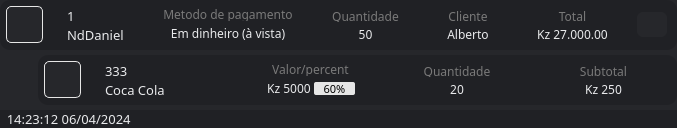
<?xml version="1.0" encoding="UTF-8"?>
<ui version="4.0">
 <class>Form</class>
 <widget class="QWidget" name="Form">
  <property name="geometry">
   <rect>
    <x>0</x>
    <y>0</y>
    <width>677</width>
    <height>125</height>
   </rect>
  </property>
  <property name="windowTitle">
   <string>Form</string>
  </property>
  <property name="styleSheet">
   <string notr="true">border-radius: 10px;
background-color: rgb(38, 39, 43);</string>
  </property>
  <layout class="QVBoxLayout" name="verticalLayout_3">
   <property name="spacing">
    <number>0</number>
   </property>
   <property name="leftMargin">
    <number>0</number>
   </property>
   <property name="topMargin">
    <number>0</number>
   </property>
   <property name="rightMargin">
    <number>0</number>
   </property>
   <property name="bottomMargin">
    <number>0</number>
   </property>
   <item>
    <widget class="QFrame" name="frame_registro">
     <property name="minimumSize">
      <size>
       <width>0</width>
       <height>50</height>
      </size>
     </property>
     <property name="maximumSize">
      <size>
       <width>16777215</width>
       <height>50</height>
      </size>
     </property>
     <property name="styleSheet">
      <string notr="true">QFrame{background-color: rgb(32, 33, 37);
border-radius:10px;}</string>
     </property>
     <property name="frameShape">
      <enum>QFrame::StyledPanel</enum>
     </property>
     <property name="frameShadow">
      <enum>QFrame::Raised</enum>
     </property>
     <layout class="QHBoxLayout" name="horizontalLayout_8">
      <property name="spacing">
       <number>19</number>
      </property>
      <property name="leftMargin">
       <number>6</number>
      </property>
      <property name="topMargin">
       <number>0</number>
      </property>
      <property name="rightMargin">
       <number>10</number>
      </property>
      <property name="bottomMargin">
       <number>0</number>
      </property>
      <item>
       <widget class="QPushButton" name="imagem_vendedor">
        <property name="minimumSize">
         <size>
          <width>37</width>
          <height>37</height>
         </size>
        </property>
        <property name="maximumSize">
         <size>
          <width>37</width>
          <height>37</height>
         </size>
        </property>
        <property name="styleSheet">
         <string notr="true">border: 1px solid rgb(230, 230, 230);
border-radius:5px;</string>
        </property>
        <property name="text">
         <string/>
        </property>
        <property name="icon">
         <iconset>
          <normaloff>../../../images/svg_images/daniel.jpg</normaloff>../../../images/svg_images/daniel.jpg</iconset>
        </property>
        <property name="iconSize">
         <size>
          <width>33</width>
          <height>32</height>
         </size>
        </property>
       </widget>
      </item>
      <item>
       <widget class="QFrame" name="frame_chave_nome">
        <property name="frameShape">
         <enum>QFrame::StyledPanel</enum>
        </property>
        <property name="frameShadow">
         <enum>QFrame::Raised</enum>
        </property>
        <layout class="QVBoxLayout" name="verticalLayout_9">
         <property name="leftMargin">
          <number>5</number>
         </property>
         <property name="rightMargin">
          <number>0</number>
         </property>
         <item>
          <widget class="QLabel" name="id">
           <property name="font">
            <font>
             <family>Segoe UI Semibold</family>
             <pointsize>10</pointsize>
            </font>
           </property>
           <property name="styleSheet">
            <string notr="true">color: rgb(233, 234, 236);</string>
           </property>
           <property name="text">
            <string>1</string>
           </property>
          </widget>
         </item>
         <item>
          <widget class="QLabel" name="nome_vendedor">
           <property name="font">
            <font>
             <family>Zilla Slab Medium</family>
             <pointsize>10</pointsize>
            </font>
           </property>
           <property name="styleSheet">
            <string notr="true">color: rgb(233, 234, 236);</string>
           </property>
           <property name="text">
            <string>NdDaniel</string>
           </property>
          </widget>
         </item>
        </layout>
       </widget>
      </item>
      <item>
       <widget class="QFrame" name="frame_valor_persentual">
        <property name="minimumSize">
         <size>
          <width>92</width>
          <height>0</height>
         </size>
        </property>
        <property name="frameShape">
         <enum>QFrame::StyledPanel</enum>
        </property>
        <property name="frameShadow">
         <enum>QFrame::Raised</enum>
        </property>
        <layout class="QVBoxLayout" name="verticalLayout_6">
         <property name="leftMargin">
          <number>10</number>
         </property>
         <property name="topMargin">
          <number>8</number>
         </property>
         <property name="rightMargin">
          <number>10</number>
         </property>
         <property name="bottomMargin">
          <number>10</number>
         </property>
         <item>
          <widget class="QLabel" name="lbl_metodo_de_pagamento">
           <property name="minimumSize">
            <size>
             <width>0</width>
             <height>0</height>
            </size>
           </property>
           <property name="maximumSize">
            <size>
             <width>16777215</width>
             <height>15</height>
            </size>
           </property>
           <property name="font">
            <font>
             <family>Segoe UI Semibold</family>
            </font>
           </property>
           <property name="styleSheet">
            <string notr="true">color: rgb(121, 121, 121)</string>
           </property>
           <property name="text">
            <string>Metodo de pagamento</string>
           </property>
           <property name="alignment">
            <set>Qt::AlignCenter</set>
           </property>
          </widget>
         </item>
         <item>
          <widget class="QLabel" name="lbl_metodo_de_pagamento_txt">
           <property name="maximumSize">
            <size>
             <width>16777215</width>
             <height>15</height>
            </size>
           </property>
           <property name="font">
            <font>
             <family>Segoe UI Semibold</family>
            </font>
           </property>
           <property name="styleSheet">
            <string notr="true">color: rgb(233, 234, 236);</string>
           </property>
           <property name="text">
            <string>Em dinheiro (à vista)</string>
           </property>
           <property name="alignment">
            <set>Qt::AlignCenter</set>
           </property>
          </widget>
         </item>
        </layout>
       </widget>
      </item>
      <item>
       <widget class="QFrame" name="frame_unidade">
        <property name="minimumSize">
         <size>
          <width>80</width>
          <height>0</height>
         </size>
        </property>
        <property name="maximumSize">
         <size>
          <width>1234567</width>
          <height>16777215</height>
         </size>
        </property>
        <property name="frameShape">
         <enum>QFrame::StyledPanel</enum>
        </property>
        <property name="frameShadow">
         <enum>QFrame::Raised</enum>
        </property>
        <layout class="QVBoxLayout" name="verticalLayout_2">
         <property name="leftMargin">
          <number>10</number>
         </property>
         <property name="topMargin">
          <number>10</number>
         </property>
         <property name="rightMargin">
          <number>10</number>
         </property>
         <property name="bottomMargin">
          <number>10</number>
         </property>
         <item>
          <widget class="QLabel" name="lbl_quantidade">
           <property name="font">
            <font>
             <family>Segoe UI Semibold</family>
            </font>
           </property>
           <property name="styleSheet">
            <string notr="true">color: rgb(121, 121, 121)</string>
           </property>
           <property name="text">
            <string>Quantidade</string>
           </property>
           <property name="alignment">
            <set>Qt::AlignCenter</set>
           </property>
          </widget>
         </item>
         <item>
          <widget class="QLabel" name="lbl_quantidade_valor">
           <property name="font">
            <font>
             <family>Segoe UI Semibold</family>
            </font>
           </property>
           <property name="styleSheet">
            <string notr="true">color: rgb(233, 234, 236);</string>
           </property>
           <property name="text">
            <string>50</string>
           </property>
           <property name="alignment">
            <set>Qt::AlignCenter</set>
           </property>
          </widget>
         </item>
        </layout>
       </widget>
      </item>
      <item>
       <widget class="QFrame" name="frame_unidade_10">
        <property name="minimumSize">
         <size>
          <width>80</width>
          <height>0</height>
         </size>
        </property>
        <property name="maximumSize">
         <size>
          <width>1234567</width>
          <height>16777215</height>
         </size>
        </property>
        <property name="frameShape">
         <enum>QFrame::StyledPanel</enum>
        </property>
        <property name="frameShadow">
         <enum>QFrame::Raised</enum>
        </property>
        <layout class="QVBoxLayout" name="verticalLayout_39">
         <property name="leftMargin">
          <number>10</number>
         </property>
         <property name="topMargin">
          <number>10</number>
         </property>
         <property name="rightMargin">
          <number>10</number>
         </property>
         <property name="bottomMargin">
          <number>10</number>
         </property>
         <item>
          <widget class="QLabel" name="lbl_cliente">
           <property name="font">
            <font>
             <family>Segoe UI Semibold</family>
            </font>
           </property>
           <property name="styleSheet">
            <string notr="true">color: rgb(121, 121, 121)</string>
           </property>
           <property name="text">
            <string>Cliente</string>
           </property>
           <property name="alignment">
            <set>Qt::AlignCenter</set>
           </property>
          </widget>
         </item>
         <item>
          <widget class="QLabel" name="lbl_cliente_txt">
           <property name="font">
            <font>
             <family>Segoe UI Semibold</family>
            </font>
           </property>
           <property name="styleSheet">
            <string notr="true">color: rgb(233, 234, 236);</string>
           </property>
           <property name="text">
            <string>Alberto</string>
           </property>
           <property name="alignment">
            <set>Qt::AlignCenter</set>
           </property>
          </widget>
         </item>
        </layout>
       </widget>
      </item>
      <item>
       <widget class="QFrame" name="frame_venda">
        <property name="minimumSize">
         <size>
          <width>77</width>
          <height>0</height>
         </size>
        </property>
        <property name="maximumSize">
         <size>
          <width>2345678</width>
          <height>16777215</height>
         </size>
        </property>
        <property name="frameShape">
         <enum>QFrame::StyledPanel</enum>
        </property>
        <property name="frameShadow">
         <enum>QFrame::Raised</enum>
        </property>
        <layout class="QVBoxLayout" name="verticalLayout">
         <property name="leftMargin">
          <number>10</number>
         </property>
         <property name="topMargin">
          <number>10</number>
         </property>
         <property name="rightMargin">
          <number>10</number>
         </property>
         <property name="bottomMargin">
          <number>10</number>
         </property>
         <item>
          <widget class="QLabel" name="lbl_total">
           <property name="font">
            <font>
             <family>Segoe UI Semibold</family>
            </font>
           </property>
           <property name="styleSheet">
            <string notr="true">color: rgb(121, 121, 121)</string>
           </property>
           <property name="text">
            <string>Total</string>
           </property>
           <property name="alignment">
            <set>Qt::AlignCenter</set>
           </property>
          </widget>
         </item>
         <item>
          <widget class="QLabel" name="lbl_totalvalor">
           <property name="font">
            <font>
             <family>Segoe UI Semibold</family>
            </font>
           </property>
           <property name="styleSheet">
            <string notr="true">color: rgb(233, 234, 236);</string>
           </property>
           <property name="text">
            <string>Kz 27.000.00</string>
           </property>
           <property name="alignment">
            <set>Qt::AlignCenter</set>
           </property>
          </widget>
         </item>
        </layout>
       </widget>
      </item>
      <item>
       <widget class="QPushButton" name="btn_opcoes">
        <property name="minimumSize">
         <size>
          <width>30</width>
          <height>25</height>
         </size>
        </property>
        <property name="maximumSize">
         <size>
          <width>30</width>
          <height>25</height>
         </size>
        </property>
        <property name="sizeIncrement">
         <size>
          <width>0</width>
          <height>0</height>
         </size>
        </property>
        <property name="font">
         <font>
          <pointsize>10</pointsize>
          <bold>false</bold>
         </font>
        </property>
        <property name="toolTip">
         <string>Opções</string>
        </property>
        <property name="styleSheet">
         <string notr="true">QPushButton {
            color: rgb(233, 234, 236);
            background-color: rgb(38, 39, 43);
            border: none;
            border-radius: 6px;
}
 QPushButton:hover {
 	background-color: rgb(49, 50, 55)
 }
QPushButton:pressed {
 	background-color: rgb(38, 39, 43);
}</string>
        </property>
        <property name="text">
         <string/>
        </property>
        <property name="icon">
         <iconset>
          <normaloff>../../../images/svg_icons/icon_up.svg</normaloff>../../../images/svg_icons/icon_up.svg</iconset>
        </property>
        <property name="iconSize">
         <size>
          <width>20</width>
          <height>20</height>
         </size>
        </property>
       </widget>
      </item>
     </layout>
    </widget>
   </item>
   <item>
    <widget class="QFrame" name="frame">
     <property name="frameShape">
      <enum>QFrame::StyledPanel</enum>
     </property>
     <property name="frameShadow">
      <enum>QFrame::Raised</enum>
     </property>
     <layout class="QVBoxLayout" name="verticalLayout_4">
      <property name="spacing">
       <number>0</number>
      </property>
      <property name="leftMargin">
       <number>0</number>
      </property>
      <property name="topMargin">
       <number>0</number>
      </property>
      <property name="rightMargin">
       <number>0</number>
      </property>
      <property name="bottomMargin">
       <number>0</number>
      </property>
      <item>
       <widget class="QFrame" name="frame_3">
        <property name="frameShape">
         <enum>QFrame::StyledPanel</enum>
        </property>
        <property name="frameShadow">
         <enum>QFrame::Raised</enum>
        </property>
        <layout class="QHBoxLayout" name="horizontalLayout">
         <property name="spacing">
          <number>3</number>
         </property>
         <property name="leftMargin">
          <number>38</number>
         </property>
         <property name="topMargin">
          <number>5</number>
         </property>
         <property name="rightMargin">
          <number>0</number>
         </property>
         <property name="bottomMargin">
          <number>5</number>
         </property>
         <item>
          <widget class="QFrame" name="frame_registro_2">
           <property name="minimumSize">
            <size>
             <width>0</width>
             <height>50</height>
            </size>
           </property>
           <property name="maximumSize">
            <size>
             <width>16777215</width>
             <height>50</height>
            </size>
           </property>
           <property name="styleSheet">
            <string notr="true">QFrame{background-color: rgb(32, 33, 37);
border-radius:10px;}</string>
           </property>
           <property name="frameShape">
            <enum>QFrame::StyledPanel</enum>
           </property>
           <property name="frameShadow">
            <enum>QFrame::Raised</enum>
           </property>
           <layout class="QHBoxLayout" name="horizontalLayout_9">
            <property name="spacing">
             <number>19</number>
            </property>
            <property name="leftMargin">
             <number>6</number>
            </property>
            <property name="topMargin">
             <number>0</number>
            </property>
            <property name="rightMargin">
             <number>10</number>
            </property>
            <property name="bottomMargin">
             <number>0</number>
            </property>
            <item>
             <widget class="QPushButton" name="icon_2">
              <property name="minimumSize">
               <size>
                <width>37</width>
                <height>37</height>
               </size>
              </property>
              <property name="maximumSize">
               <size>
                <width>37</width>
                <height>37</height>
               </size>
              </property>
              <property name="styleSheet">
               <string notr="true">border: 1px solid rgb(230, 230, 230);
border-radius:5px;</string>
              </property>
              <property name="text">
               <string/>
              </property>
              <property name="icon">
               <iconset>
                <normaloff>../../../../../../imagem de modelo/transferir-removebg-preview.png</normaloff>../../../../../../imagem de modelo/transferir-removebg-preview.png</iconset>
              </property>
              <property name="iconSize">
               <size>
                <width>60</width>
                <height>60</height>
               </size>
              </property>
             </widget>
            </item>
            <item>
             <widget class="QFrame" name="frame_chave_nome_2">
              <property name="frameShape">
               <enum>QFrame::StyledPanel</enum>
              </property>
              <property name="frameShadow">
               <enum>QFrame::Raised</enum>
              </property>
              <layout class="QVBoxLayout" name="verticalLayout_10">
               <property name="leftMargin">
                <number>5</number>
               </property>
               <property name="rightMargin">
                <number>0</number>
               </property>
               <item>
                <widget class="QLabel" name="chave_2">
                 <property name="font">
                  <font>
                   <family>Segoe UI Semibold</family>
                   <pointsize>10</pointsize>
                  </font>
                 </property>
                 <property name="styleSheet">
                  <string notr="true">color: rgb(233, 234, 236);</string>
                 </property>
                 <property name="text">
                  <string>333</string>
                 </property>
                </widget>
               </item>
               <item>
                <widget class="QLabel" name="nome_produto_2">
                 <property name="font">
                  <font>
                   <family>Zilla Slab Medium</family>
                   <pointsize>10</pointsize>
                  </font>
                 </property>
                 <property name="styleSheet">
                  <string notr="true">color: rgb(233, 234, 236);</string>
                 </property>
                 <property name="text">
                  <string>Coca Cola</string>
                 </property>
                </widget>
               </item>
              </layout>
             </widget>
            </item>
            <item>
             <widget class="QFrame" name="frame_valor_persentual_2">
              <property name="minimumSize">
               <size>
                <width>92</width>
                <height>0</height>
               </size>
              </property>
              <property name="frameShape">
               <enum>QFrame::StyledPanel</enum>
              </property>
              <property name="frameShadow">
               <enum>QFrame::Raised</enum>
              </property>
              <layout class="QVBoxLayout" name="verticalLayout_7">
               <property name="leftMargin">
                <number>10</number>
               </property>
               <property name="topMargin">
                <number>8</number>
               </property>
               <property name="rightMargin">
                <number>10</number>
               </property>
               <property name="bottomMargin">
                <number>10</number>
               </property>
               <item>
                <widget class="QLabel" name="lbl_valor_percentual_2">
                 <property name="maximumSize">
                  <size>
                   <width>16777215</width>
                   <height>15</height>
                  </size>
                 </property>
                 <property name="font">
                  <font>
                   <family>Segoe UI Semibold</family>
                  </font>
                 </property>
                 <property name="styleSheet">
                  <string notr="true">color: rgb(121, 121, 121)</string>
                 </property>
                 <property name="text">
                  <string>Valor/percent</string>
                 </property>
                 <property name="alignment">
                  <set>Qt::AlignCenter</set>
                 </property>
                </widget>
               </item>
               <item>
                <widget class="QFrame" name="frame_continer">
                 <property name="maximumSize">
                  <size>
                   <width>16777215</width>
                   <height>16</height>
                  </size>
                 </property>
                 <property name="frameShape">
                  <enum>QFrame::StyledPanel</enum>
                 </property>
                 <property name="frameShadow">
                  <enum>QFrame::Raised</enum>
                 </property>
                 <layout class="QHBoxLayout" name="horizontalLayout_4">
                  <property name="spacing">
                   <number>0</number>
                  </property>
                  <property name="leftMargin">
                   <number>0</number>
                  </property>
                  <property name="topMargin">
                   <number>0</number>
                  </property>
                  <property name="rightMargin">
                   <number>0</number>
                  </property>
                  <property name="bottomMargin">
                   <number>0</number>
                  </property>
                  <item alignment="Qt::AlignRight">
                   <widget class="QLabel" name="lbl_valor_total_2">
                    <property name="maximumSize">
                     <size>
                      <width>16777215</width>
                      <height>15</height>
                     </size>
                    </property>
                    <property name="font">
                     <font>
                      <family>Segoe UI Semibold</family>
                     </font>
                    </property>
                    <property name="styleSheet">
                     <string notr="true">color: rgb(233, 234, 236);</string>
                    </property>
                    <property name="text">
                     <string>Kz 5000</string>
                    </property>
                    <property name="alignment">
                     <set>Qt::AlignCenter</set>
                    </property>
                   </widget>
                  </item>
                  <item alignment="Qt::AlignLeft">
                   <widget class="QLabel" name="lbl_percentual">
                    <property name="minimumSize">
                     <size>
                      <width>44</width>
                      <height>0</height>
                     </size>
                    </property>
                    <property name="maximumSize">
                     <size>
                      <width>123456</width>
                      <height>16</height>
                     </size>
                    </property>
                    <property name="font">
                     <font>
                      <family>Segoe UI Semibold</family>
                      <pointsize>8</pointsize>
                     </font>
                    </property>
                    <property name="styleSheet">
                     <string notr="true">background-color: rgb(230, 230, 230);
color: rgb(0, 0, 0);
border-radius:2px;
margin-left:3px

</string>
                    </property>
                    <property name="text">
                     <string>60%</string>
                    </property>
                    <property name="alignment">
                     <set>Qt::AlignCenter</set>
                    </property>
                    <property name="wordWrap">
                     <bool>false</bool>
                    </property>
                    <property name="margin">
                     <number>0</number>
                    </property>
                   </widget>
                  </item>
                 </layout>
                </widget>
               </item>
              </layout>
             </widget>
            </item>
            <item>
             <widget class="QFrame" name="frame_unidade_2">
              <property name="minimumSize">
               <size>
                <width>80</width>
                <height>0</height>
               </size>
              </property>
              <property name="maximumSize">
               <size>
                <width>1234567</width>
                <height>16777215</height>
               </size>
              </property>
              <property name="frameShape">
               <enum>QFrame::StyledPanel</enum>
              </property>
              <property name="frameShadow">
               <enum>QFrame::Raised</enum>
              </property>
              <layout class="QVBoxLayout" name="verticalLayout_5">
               <property name="leftMargin">
                <number>10</number>
               </property>
               <property name="topMargin">
                <number>10</number>
               </property>
               <property name="rightMargin">
                <number>10</number>
               </property>
               <property name="bottomMargin">
                <number>10</number>
               </property>
               <item>
                <widget class="QLabel" name="lbl_unidade_2">
                 <property name="font">
                  <font>
                   <family>Segoe UI Semibold</family>
                  </font>
                 </property>
                 <property name="styleSheet">
                  <string notr="true">color: rgb(121, 121, 121)</string>
                 </property>
                 <property name="text">
                  <string>Quantidade</string>
                 </property>
                 <property name="alignment">
                  <set>Qt::AlignCenter</set>
                 </property>
                </widget>
               </item>
               <item>
                <widget class="QLabel" name="lbl_unidade_valor_2">
                 <property name="font">
                  <font>
                   <family>Segoe UI Semibold</family>
                  </font>
                 </property>
                 <property name="styleSheet">
                  <string notr="true">color: rgb(233, 234, 236);</string>
                 </property>
                 <property name="text">
                  <string>20</string>
                 </property>
                 <property name="alignment">
                  <set>Qt::AlignCenter</set>
                 </property>
                </widget>
               </item>
              </layout>
             </widget>
            </item>
            <item>
             <widget class="QFrame" name="frame_venda_2">
              <property name="minimumSize">
               <size>
                <width>77</width>
                <height>0</height>
               </size>
              </property>
              <property name="maximumSize">
               <size>
                <width>2345678</width>
                <height>16777215</height>
               </size>
              </property>
              <property name="frameShape">
               <enum>QFrame::StyledPanel</enum>
              </property>
              <property name="frameShadow">
               <enum>QFrame::Raised</enum>
              </property>
              <layout class="QVBoxLayout" name="verticalLayout_38">
               <property name="leftMargin">
                <number>10</number>
               </property>
               <property name="topMargin">
                <number>10</number>
               </property>
               <property name="rightMargin">
                <number>10</number>
               </property>
               <property name="bottomMargin">
                <number>10</number>
               </property>
               <item>
                <widget class="QLabel" name="lbl_venda_2">
                 <property name="font">
                  <font>
                   <family>Segoe UI Semibold</family>
                  </font>
                 </property>
                 <property name="styleSheet">
                  <string notr="true">color: rgb(121, 121, 121)</string>
                 </property>
                 <property name="text">
                  <string>Subtotal</string>
                 </property>
                 <property name="alignment">
                  <set>Qt::AlignCenter</set>
                 </property>
                </widget>
               </item>
               <item>
                <widget class="QLabel" name="lbl_venda_valor_2">
                 <property name="font">
                  <font>
                   <family>Segoe UI Semibold</family>
                  </font>
                 </property>
                 <property name="styleSheet">
                  <string notr="true">color: rgb(233, 234, 236);</string>
                 </property>
                 <property name="text">
                  <string>Kz 250</string>
                 </property>
                 <property name="alignment">
                  <set>Qt::AlignCenter</set>
                 </property>
                </widget>
               </item>
              </layout>
             </widget>
            </item>
           </layout>
          </widget>
         </item>
        </layout>
       </widget>
      </item>
      <item>
       <widget class="QFrame" name="frame_2">
        <property name="maximumSize">
         <size>
          <width>16777215</width>
          <height>27</height>
         </size>
        </property>
        <property name="styleSheet">
         <string notr="true">background-color: rgb(32, 33, 37);</string>
        </property>
        <property name="frameShape">
         <enum>QFrame::StyledPanel</enum>
        </property>
        <property name="frameShadow">
         <enum>QFrame::Raised</enum>
        </property>
        <layout class="QVBoxLayout" name="verticalLayout_40">
         <property name="spacing">
          <number>0</number>
         </property>
         <property name="leftMargin">
          <number>0</number>
         </property>
         <property name="topMargin">
          <number>0</number>
         </property>
         <property name="rightMargin">
          <number>0</number>
         </property>
         <property name="bottomMargin">
          <number>0</number>
         </property>
         <item>
          <widget class="QLabel" name="nome_produto_10">
           <property name="font">
            <font>
             <family>Zilla Slab Medium</family>
             <pointsize>10</pointsize>
            </font>
           </property>
           <property name="styleSheet">
            <string notr="true">color: rgb(233, 234, 236);</string>
           </property>
           <property name="text">
            <string>  14:23:12 06/04/2024</string>
           </property>
          </widget>
         </item>
        </layout>
       </widget>
      </item>
     </layout>
    </widget>
   </item>
  </layout>
 </widget>
 <resources/>
 <connections/>
</ui>
